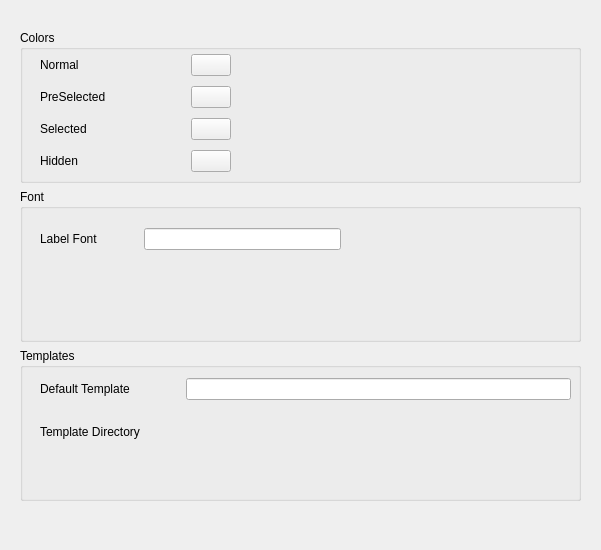
<?xml version="1.0" encoding="UTF-8"?>
<ui version="4.0">
 <class>DrawingGui::DlgPrefsDrawingImp</class>
 <widget class="QWidget" name="DrawingGui::DlgPrefsDrawingImp">
  <property name="geometry">
   <rect>
    <x>0</x>
    <y>0</y>
    <width>601</width>
    <height>550</height>
   </rect>
  </property>
  <property name="windowTitle">
   <string>Drawing</string>
  </property>
  <widget class="QWidget" name="verticalLayoutWidget">
   <property name="geometry">
    <rect>
     <x>20</x>
     <y>30</y>
     <width>561</width>
     <height>471</height>
    </rect>
   </property>
   <layout class="QVBoxLayout" name="verticalLayout">
    <item>
     <widget class="QGroupBox" name="gb_Colors">
      <property name="title">
       <string>Colors</string>
      </property>
      <widget class="QWidget" name="gridLayoutWidget">
       <property name="geometry">
        <rect>
         <x>20</x>
         <y>20</y>
         <width>191</width>
         <height>128</height>
        </rect>
       </property>
       <layout class="QGridLayout" name="gridLayout">
        <item row="3" column="2">
         <widget class="Gui::PrefColorButton" name="pcb_Select">
          <property name="color">
           <color>
            <red>28</red>
            <green>173</green>
            <blue>28</blue>
           </color>
          </property>
          <property name="prefEntry" stdset="0">
           <cstring>SelectColor</cstring>
          </property>
          <property name="prefPath" stdset="0">
           <cstring>Mod/Drawing/Colors</cstring>
          </property>
         </widget>
        </item>
        <item row="4" column="2">
         <widget class="Gui::PrefColorButton" name="pcb_Hidden">
          <property name="prefEntry" stdset="0">
           <cstring>HiddenColor</cstring>
          </property>
          <property name="prefPath" stdset="0">
           <cstring>Mod/Drawing/Colors</cstring>
          </property>
         </widget>
        </item>
        <item row="1" column="2">
         <widget class="Gui::PrefColorButton" name="pcb_Normal">
          <property name="color">
           <color>
            <red>0</red>
            <green>0</green>
            <blue>0</blue>
           </color>
          </property>
          <property name="prefEntry" stdset="0">
           <cstring>NormalColor</cstring>
          </property>
          <property name="prefPath" stdset="0">
           <cstring>Mod/Drawing/Colors</cstring>
          </property>
         </widget>
        </item>
        <item row="2" column="0">
         <widget class="QLabel" name="lbl_PreSelect">
          <property name="text">
           <string>PreSelected</string>
          </property>
         </widget>
        </item>
        <item row="1" column="0">
         <widget class="QLabel" name="lbl_Normal">
          <property name="text">
           <string>Normal</string>
          </property>
         </widget>
        </item>
        <item row="4" column="0">
         <widget class="QLabel" name="lbl_Hidden">
          <property name="text">
           <string>Hidden</string>
          </property>
         </widget>
        </item>
        <item row="3" column="0">
         <widget class="QLabel" name="lbl_Select">
          <property name="text">
           <string>Selected</string>
          </property>
         </widget>
        </item>
        <item row="2" column="2">
         <widget class="Gui::PrefColorButton" name="pcb_PreSelect">
          <property name="color">
           <color>
            <red>255</red>
            <green>255</green>
            <blue>20</blue>
           </color>
          </property>
          <property name="prefEntry" stdset="0">
           <cstring>PreSelectColor</cstring>
          </property>
          <property name="prefPath" stdset="0">
           <cstring>Mod/Drawing/Colors</cstring>
          </property>
         </widget>
        </item>
        <item row="1" column="1">
         <spacer name="horizontalSpacer">
          <property name="orientation">
           <enum>Qt::Horizontal</enum>
          </property>
          <property name="sizeHint" stdset="0">
           <size>
            <width>40</width>
            <height>20</height>
           </size>
          </property>
         </spacer>
        </item>
       </layout>
      </widget>
     </widget>
    </item>
    <item>
     <widget class="QGroupBox" name="gb_Font">
      <property name="sizePolicy">
       <sizepolicy hsizetype="Preferred" vsizetype="Preferred">
        <horstretch>0</horstretch>
        <verstretch>0</verstretch>
       </sizepolicy>
      </property>
      <property name="title">
       <string>Font</string>
      </property>
      <widget class="QWidget" name="gridLayoutWidget_2">
       <property name="geometry">
        <rect>
         <x>20</x>
         <y>30</y>
         <width>301</width>
         <height>41</height>
        </rect>
       </property>
       <layout class="QGridLayout" name="gridLayout_2">
        <item row="0" column="0">
         <widget class="QLabel" name="lbl_LabelFont">
          <property name="text">
           <string>Label Font</string>
          </property>
         </widget>
        </item>
        <item row="0" column="2">
         <widget class="Gui::PrefLineEdit" name="le_LabelFont">
          <property name="prefEntry" stdset="0">
           <cstring>LabelFont</cstring>
          </property>
          <property name="prefPath" stdset="0">
           <cstring>Mod/Drawing</cstring>
          </property>
         </widget>
        </item>
        <item row="0" column="1">
         <spacer name="horizontalSpacer_2">
          <property name="orientation">
           <enum>Qt::Horizontal</enum>
          </property>
          <property name="sizeType">
           <enum>QSizePolicy::Fixed</enum>
          </property>
          <property name="sizeHint" stdset="0">
           <size>
            <width>40</width>
            <height>20</height>
           </size>
          </property>
         </spacer>
        </item>
       </layout>
      </widget>
     </widget>
    </item>
    <item>
     <widget class="QGroupBox" name="gb_Templates">
      <property name="title">
       <string>Templates</string>
      </property>
      <widget class="QWidget" name="gridLayoutWidget_3">
       <property name="geometry">
        <rect>
         <x>20</x>
         <y>30</y>
         <width>531</width>
         <height>80</height>
        </rect>
       </property>
       <layout class="QGridLayout" name="gridLayout_3">
        <item row="1" column="2">
         <widget class="Gui::PrefFileChooser" name="pfc_DefDir">
          <property name="mode">
           <enum>Gui::FileChooser::Directory</enum>
          </property>
          <property name="prefEntry" stdset="0">
           <cstring>TemplateDir</cstring>
          </property>
          <property name="prefPath" stdset="0">
           <cstring>/Mod/Drawing</cstring>
          </property>
         </widget>
        </item>
        <item row="0" column="0">
         <widget class="QLabel" name="label">
          <property name="text">
           <string>Default Template</string>
          </property>
         </widget>
        </item>
        <item row="1" column="0">
         <widget class="QLabel" name="label_2">
          <property name="text">
           <string>Template Directory</string>
          </property>
         </widget>
        </item>
        <item row="0" column="1">
         <spacer name="horizontalSpacer_3">
          <property name="orientation">
           <enum>Qt::Horizontal</enum>
          </property>
          <property name="sizeType">
           <enum>QSizePolicy::Fixed</enum>
          </property>
          <property name="sizeHint" stdset="0">
           <size>
            <width>40</width>
            <height>20</height>
           </size>
          </property>
         </spacer>
        </item>
        <item row="0" column="2">
         <widget class="Gui::PrefLineEdit" name="le_DefTemplate">
          <property name="prefEntry" stdset="0">
           <cstring>TemplateFile</cstring>
          </property>
          <property name="prefPath" stdset="0">
           <cstring>Mod/Drawing</cstring>
          </property>
         </widget>
        </item>
       </layout>
      </widget>
     </widget>
    </item>
   </layout>
  </widget>
 </widget>
 <customwidgets>
  <customwidget>
   <class>Gui::FileChooser</class>
   <extends>QWidget</extends>
   <header>Gui/FileDialog.h</header>
  </customwidget>
  <customwidget>
   <class>Gui::ColorButton</class>
   <extends>QPushButton</extends>
   <header>Gui/Widgets.h</header>
  </customwidget>
  <customwidget>
   <class>Gui::PrefFileChooser</class>
   <extends>Gui::FileChooser</extends>
   <header>Gui/PrefWidgets.h</header>
  </customwidget>
  <customwidget>
   <class>Gui::PrefColorButton</class>
   <extends>Gui::ColorButton</extends>
   <header>Gui/PrefWidgets.h</header>
  </customwidget>
  <customwidget>
   <class>Gui::PrefLineEdit</class>
   <extends>QLineEdit</extends>
   <header>Gui/PrefWidgets.h</header>
  </customwidget>
 </customwidgets>
 <resources/>
 <connections/>
</ui>
